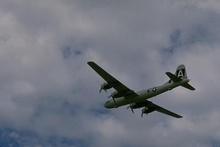
%> input picture EECE5644_2019Fall_Homework4Questions_3096_colorPlane.jpg, 220 x 147 px, shrunk from 481 x 321 before the run
$ octave Question1_1.m   (GNU Octave 9; MATLAB toolbox functions it lacks are replaced by stand-ins)
%> lines starting %> are read from the running program, lines starting %| are printed output that depends on the picture
% load an image
A = imread('EECE5644_2019Fall_Homework4Questions_3096_colorPlane.jpg');
%> A is the input picture: size 147x220x3 uint8; mean R, G, B 114, 118.3, 129.3
% A = imread('EECE5644_2019Fall_Homework4Questions_42049_colorBird.jpg');

% Divide by 255 so that all values are in the range 0 - 1
B = double(A) / 255;

% Size of the image
[r,c,n] = size(A);
%> r = 147; c = 220; n = 3
N = r*c;
%> N = 32340

% 5-dimensional normalized feature vectors: X, Y, R, G, B
x = zeros(5,N);

% R, G, B
RGB = (reshape(B, N, 3))';
for i = 3:5
    x(i,:) = RGB(i-2,:);
end

% X, Y
for j = 1:c
    for i = 1:r
        x(1,i+(j-1)*r) = (j-1)/c;
        x(2,i+(j-1)*r) = (i-1)/r;
    end
end
x = x';

% Display the original image
   figure(1);
%    subplot(1, 5, 1);
   image(A) ;
   title('Original');
%% the K-Means clustering algorithm with minimum Euclidean-distance-based assignments of samples
for K = 2:5
   % the total number of interactions of K-Means to execute
   max_iters = 3;

   % Initialize the centroids to be random examples
   initial_centroids = kMeansInitCentroids(x, K);
%> in kMeansInitCentroids, `centroids = x(randidx(1:K), :);`: centroids = [0.841 0.769 0.486 0.498 0.565; 0.755 0.748 0.0588 0.0941 0.0745]
%> initial_centroids has the same summary as centroids in kMeansInitCentroids

   % Run K-Means
   [centroids, ~] = runkMeans(x, initial_centroids, max_iters);
%> in runkMeans, `[m , ~] = size(x);`: m = 32340
%> in runkMeans, `K = size(initial_centroids, 1);`: K = 2
%> the loop in runkMeans, `for i=1:max_iters` made 3 passes
%> centroids on passes 1 to 2: [0.495 0.485 0.468 0.484 0.531; 0.539 0.675 0.123 0.16 0.15], [0.5 0.473 0.473 0.487 0.533; 0.474 0.746 0.167 0.212 0.228]
%> centroids = [0.513 0.442 0.482 0.494 0.538; 0.411 0.804 0.251 0.294 0.334]

   % Find closest cluster members
   idx = findClosestCentroids(x, centroids);

   % Reshape the recovered image into proper dimensions
   x_recovered = centroids(idx,:);
   X = zeros(r*c,3);
   for i = 3:5
   X(:,i-2) = x_recovered(:,i);
   end
   X_recovered = reshape(X, r, c, 3);
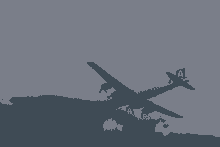
%> X_recovered: size 147x220x3 double; mean R, G, B 0.415, 0.436, 0.479

   % Display compressed image side by side
   figure(K);
%    subplot(1, 5, K);
   image(X_recovered);
   title(sprintf('K-mean clustering classification with K=%d', K));
%> the run ends on the next line
end
% [63 lines not run here, left out]
function centroids = kMeansInitCentroids(x, K)
% Randomly reorder the indices of examples
randidx = randperm(size(x, 1));
% Take the first K examples as centroids
centroids = x(randidx(1:K), :);
end

function idx = findClosestCentroids(x, centroids)
idx = zeros(size(x,1), 1);
for i=1:length(idx)
    distanse = pdist2(centroids,x(i,:));   % compute the distance(K,1)
       [~,idx(i)]=min(distanse);           % find the minimum
end
end

function centroids = computeCentroids(x, idx, K)
for i=1:K
       centroids(i,:) =  mean( x( find(idx==i) , :) );
end
end

function [centroids, idx] = runkMeans(x, initial_centroids, max_iters)
% Initialize values
[m , ~] = size(x);
K = size(initial_centroids, 1);
centroids = initial_centroids;
idx = zeros(m, 1);

% Run K-Means
for i=1:max_iters
    % For each example in X, assign it to the closest centroid
    idx = findClosestCentroids(x, centroids);

    % Given the memberships, compute new centroids
    centroids = computeCentroids(x, idx, K);
end
end
